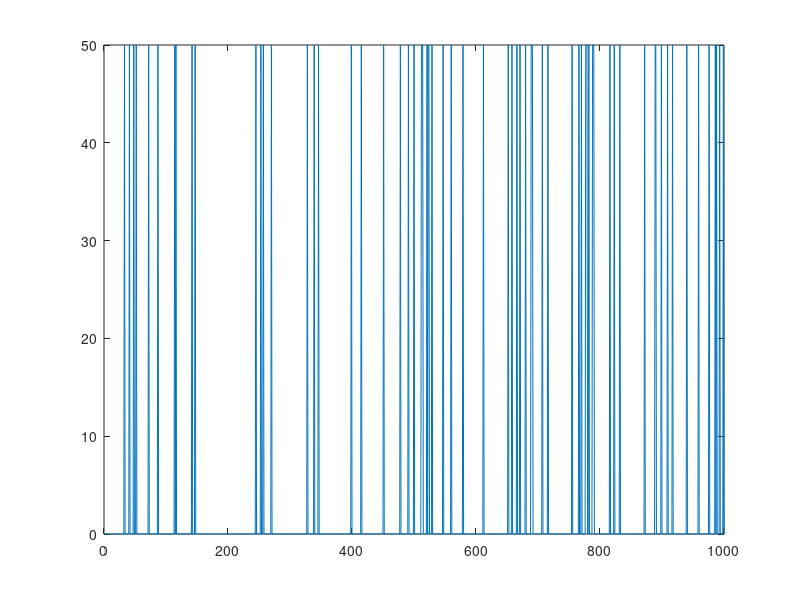

Write MATLAB code to recreate this figure. (Note: this script raises an error after producing the figure.)
function [] = demo_calciumImaging()

% Demo for calcium imaging of spike trains

clear variables
close all

% Choose basic settings for simulations
% n_t = 8e2;
n_t = 1e3;

delta_t = 2e-3;         % 10Hz sampling rate
% delta_t = 1e0;         % 10Hz sampling rate

% f_fname = @f_lin1D;
f_fname = @f_HH_calcium;
g_fname = @g_Id;

% u       = 1e0*randn(1,n_t)>2;
u       = 5e1*(randn(1,n_t)>1.5);

figure,plot(u)

% Build options structure for temporal integration of SDE
inF.delta_t = delta_t;
inF.sc = 5e1; % time scale change for HH model
inG.ind         = 1;
options.inF     = inF;
options.inG     = inG;
options.decim = 1;


% Parameters of the simulation
alpha   = Inf;
sigma   = 1e2;
phi     = [];
x0 = [0;0;-3;-3/4;1/3];
theta = [1;1;0*ones(3,1)];

% alpha   = Inf;
% sigma   = Inf;
% theta   = [0.5];
% phi     = [];

% x0 = [0];
% theta = [1;0*ones(4,1)];

% Build time series of hidden states and observations
[y,x,x0,eta,e] = simulateNLSS(n_t,f_fname,g_fname,theta,phi,u,alpha,sigma,options,x0);

% display time series of hidden states and observations
displaySimulations(y,x,eta,e)
% 
% dim.n = 5;
% dim.n_theta = 5;
% dim.n_phi = 0;
% options.priors.a_alpha = Inf;
% options.priors.b_alpha = 0;
% options.priors.muX0 = x0;
% [posterior,out] = VBA_NLStateSpaceModel(y(:,1:500),u(:,1:500),f_fname,g_fname,dim,options);
% 
return
% 
% disp('--paused--')
% pause

Y.calcium = y;
Y.calcium_time = [0;inF.delta_t];
[posterior,out] = detectSpikes(Y,'HH',12);



